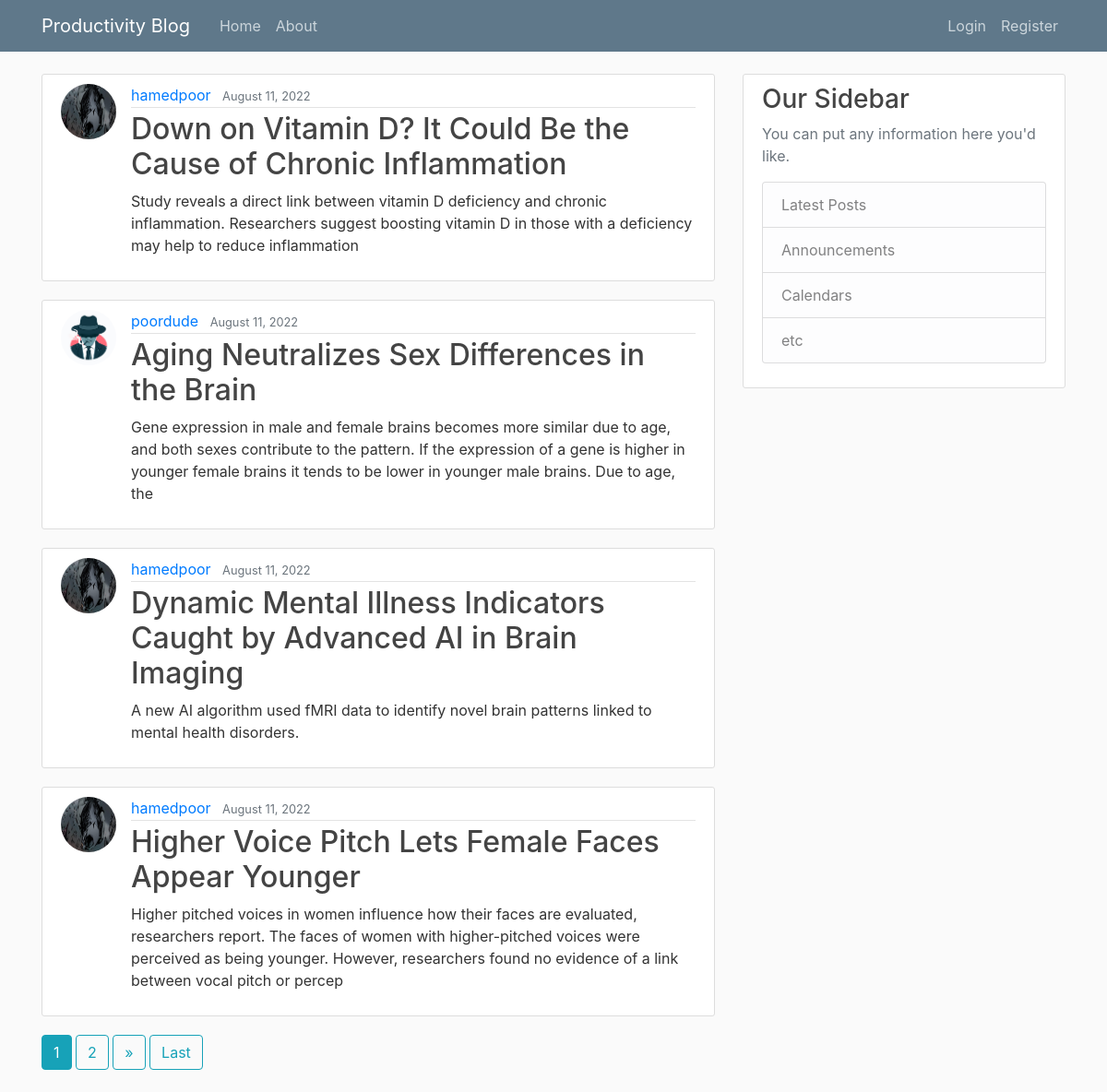
The page / on the database its author committed.
### blog/models.py (models this page shows, shortened)
class Post(models.Model):
    title = models.CharField(max_length=200)
    content = models.TextField(max_length=250)
    full_content = models.TextField(null=True)
    date_posted = models.DateTimeField(default=timezone.now)
    author = models.ForeignKey(User, on_delete=models.CASCADE)

### users/models.py (models this page shows, shortened)
class Profile(models.Model):
    user = models.OneToOneField(User, on_delete = models.CASCADE)
    image= models.ImageField(default='default.jpg', upload_to='Images')

### blog/views.py (the view)
# urls.py: path('', views.PostListView.as_view(), name='home'),
class PostListView(ListView):
       model = Post
       template_name ='blog/home.html'
       context_object_name = 'posts'
       ordering = ['-date_posted']
       paginate_by = 4

### blog/templates/blog/home.html (shortened to what this page needs)
{% extends "blog/base.html" %}
{% block content %}
{% for post in posts %}
 <article class="media content-section">
    <img class="rounded-circle article-img" src="{{post.author.profile.image.url}}" alt="">
     <div class="media-body">
         <div class="article-metadata">
             <a href="{% url 'user_post' post.author %}" class="mr-2">{{post.author}}</a>
             <small class="text-muted">{{post.date_posted|date:'F d, Y'}}</small>
         </div>
         <h2><a class="article-title" href="{% url 'post_detail' post.id %}">{{post.title}}</a></h2>
         <p class="article-content">{{post.content}}</p>
     </div>
 </article>
{%endfor%}
{% if is_paginated%}
    {% for num in page_obj.paginator.page_range %}
        {% if page_obj.number == num %}
            <a href="?page={{ num }}" class="btn btn-info mb-4">{{ num }}</a>
        {% elif num > page_obj.number|add:'-2' and num < page_obj.number|add:'2'%}
            <a href="?page={{ num }}" class="btn btn-outline-info mb-4">{{ num }}</a>
        {% endif %}
    {% endfor%}
    {% if page_obj.has_next %}
    <a class="btn btn-outline-info mb-4" href="?page={{ page_obj.next_page_number }}">&raquo</a>
    <a class="btn btn-outline-info mb-4" href="?page={{page_obj.paginator.num_pages }}">Last</a>
    {% endif %}
{% endif%}
{% endblock content %}

### blog/templates/blog/base.html (shortened to what this page needs)
{% load static %}
<!DOCTYPE html>
<html lang="en">
    <head>
        <link rel="stylesheet" href="https://cdn.jsdelivr.net/npm/bootstrap@4.0.0/dist/css/bootstrap.min.css">
        <link rel="stylesheet" type="text/css" href="{% static 'blog/main.css' %}">
      </head>
<body>
    <header class="site-header">
        <nav class="navbar navbar-expand-md navbar-dark bg-steel fixed-top">
          <div class="container">
            <a class="navbar-brand mr-4" href="/">Productivity Blog</a>
            <div class="collapse navbar-collapse" id="navbarToggle">
              <div class="navbar-nav mr-auto">
                <a class="nav-item nav-link" href="/">Home</a>
                <a class="nav-item nav-link" href="/about">About</a>
              </div>
              {% if user.is_authenticated %}
              <div class="navbar-nav">
                <a class="nav-item nav-link" href="{% url 'post_create'%}">Create Post</a>
                <a class="nav-item nav-link" href="{% url 'logout'%}">Logout</a>
                <a class="nav-item nav-link" href="{% url 'profile'%}">Profile</a>
              </div>
              {%else%}
              <div class="navbar-nav">
                <a class="nav-item nav-link" href="{% url 'login'%}">Login</a>
                <a class="nav-item nav-link" href="{% url 'register'%}">Register</a>
              </div>
              {%endif%}
            </div>
          </div>
        </nav>
    </header>
    <main role="main" class="container">
        <div class="row">
          <div class="col-md-8">
            {% block content %}{% endblock %}
          </div>
          <div class="col-md-4">
            <div class="content-section">
              <h3>Our Sidebar</h3>
              <p class='text-muted'>You can put any information here you'd like.
                <ul class="list-group">
                  <li class="list-group-item list-group-item-light">Latest Posts</li>
                  <li class="list-group-item list-group-item-light">Announcements</li>
                  <li class="list-group-item list-group-item-light">Calendars</li>
                  <li class="list-group-item list-group-item-light">etc</li>
                </ul>
              </p>
            </div>
          </div>
        </div>
      </main>
</body>
</html>

### blog/static/blog/main.css (style rules this page uses)
body { background: #fafafa; color: #333333; margin-top: 5rem; }
h1, h2, h3, h4, h5, h6 { color: #444444; }
ul { margin: 0; }
.bg-steel { background-color: #5f788a; }
.site-header .navbar-nav .nav-link { color: #cbd5db; }
.content-section { background: #ffffff; padding: 10px 20px; border: 1px solid #dddddd; border-radius: 3px; margin-bottom: 20px; }
.article-title { color: #444444; }
.article-content { white-space: pre-line; }
.article-img { height: 60px; width: 60px; margin-right: 16px; }
.article-metadata { padding-bottom: 1px; margin-bottom: 4px; border-bottom: 1px solid #e3e3e3 }

### rows shown on the page
Post: author.profile.image (picture), author "hamedpoor", date_posted "August 11, 2022", title "Down on Vitamin D? It Could Be the Cause of Chronic Inflammation", content "Study reveals a direct link between vitamin D deficiency and chronic inflammation. Researchers suggest boosting vitamin D in those with a deficiency may help to reduce inflammation"
Post: author.profile.image (placeholder picture), author "poordude", date_posted "August 11, 2022", title "Aging Neutralizes Sex Differences in the Brain", content "Gene expression in male and female brains becomes more similar due to age, and both sexes contribute to the pattern. If the expression of a gene is higher in younger female brains it tends to be lower in younger male brains. Due to age, the"
Post: author.profile.image (picture), author "hamedpoor", date_posted "August 11, 2022", title "Dynamic Mental Illness Indicators Caught by Advanced AI in Brain Imaging", content "A new AI algorithm used fMRI data to identify novel brain patterns linked to mental health disorders."
Post: author.profile.image (picture), author "hamedpoor", date_posted "August 11, 2022", title "Higher Voice Pitch Lets Female Faces Appear Younger", content "Higher pitched voices in women influence how their faces are evaluated, researchers report. The faces of women with higher-pitched voices were perceived as being younger. However, researchers found no evidence of a link between vocal pitch or percep"

### other values the page prints
{{ num }} "1"
{{ num }} "2"
